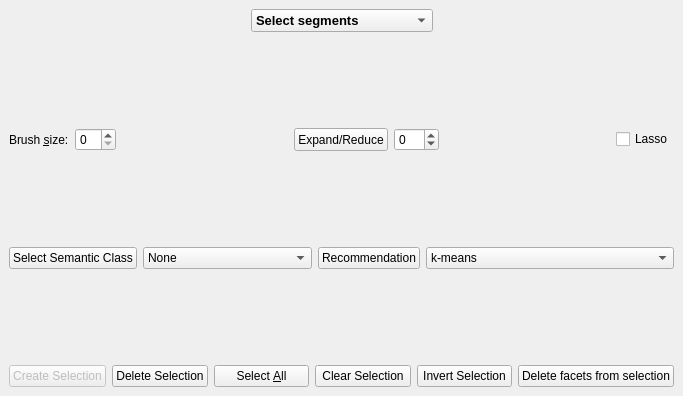
<?xml version="1.0" encoding="UTF-8"?>
<ui version="4.0">
 <class>Selection</class>
 <widget class="QDockWidget" name="Selection">
  <property name="geometry">
   <rect>
    <x>0</x>
    <y>0</y>
    <width>683</width>
    <height>396</height>
   </rect>
  </property>
  <property name="windowTitle">
   <string>Selection</string>
  </property>
  <widget class="QWidget" name="dockWidgetContents">
   <layout class="QVBoxLayout" name="verticalLayout_6">
    <item>
     <layout class="QVBoxLayout" name="verticalLayout_3">
      <item>
       <layout class="QHBoxLayout" name="horizontalLayout_3">
        <item>
         <layout class="QVBoxLayout" name="verticalLayout_2">
          <item>
           <layout class="QHBoxLayout" name="horizontalLayout_5">
            <item>
             <spacer name="horizontalSpacer">
              <property name="orientation">
               <enum>Qt::Horizontal</enum>
              </property>
              <property name="sizeHint" stdset="0">
               <size>
                <width>40</width>
                <height>20</height>
               </size>
              </property>
             </spacer>
            </item>
            <item>
             <widget class="QComboBox" name="Selection_type_combo_box">
              <property name="font">
               <font>
                <pointsize>10</pointsize>
                <weight>75</weight>
                <bold>true</bold>
                <underline>false</underline>
                <strikeout>false</strikeout>
                <stylestrategy>PreferDefault</stylestrategy>
                <kerning>false</kerning>
               </font>
              </property>
              <item>
               <property name="text">
                <string>Select segments</string>
               </property>
              </item>
              <item>
               <property name="text">
                <string>Edit inside one segment</string>
               </property>
              </item>
             </widget>
            </item>
            <item>
             <spacer name="horizontalSpacer_2">
              <property name="orientation">
               <enum>Qt::Horizontal</enum>
              </property>
              <property name="sizeHint" stdset="0">
               <size>
                <width>40</width>
                <height>20</height>
               </size>
              </property>
             </spacer>
            </item>
           </layout>
          </item>
          <item>
           <spacer name="verticalSpacer">
            <property name="orientation">
             <enum>Qt::Vertical</enum>
            </property>
            <property name="sizeHint" stdset="0">
             <size>
              <width>20</width>
              <height>40</height>
             </size>
            </property>
           </spacer>
          </item>
          <item>
           <layout class="QHBoxLayout" name="horizontalLayout">
            <item>
             <widget class="QLabel" name="label">
              <property name="text">
               <string>Brush &amp;size:</string>
              </property>
              <property name="buddy">
               <cstring>Brush_size_spin_box</cstring>
              </property>
             </widget>
            </item>
            <item>
             <widget class="QSpinBox" name="Brush_size_spin_box"/>
            </item>
            <item>
             <spacer name="horizontalSpacer_6">
              <property name="orientation">
               <enum>Qt::Horizontal</enum>
              </property>
              <property name="sizeHint" stdset="0">
               <size>
                <width>40</width>
                <height>20</height>
               </size>
              </property>
             </spacer>
            </item>
            <item>
             <widget class="QPushButton" name="Expand_reduce_button">
              <property name="sizePolicy">
               <sizepolicy hsizetype="Minimum" vsizetype="Minimum">
                <horstretch>0</horstretch>
                <verstretch>0</verstretch>
               </sizepolicy>
              </property>
              <property name="text">
               <string>Expand/Reduce</string>
              </property>
             </widget>
            </item>
            <item>
             <widget class="QSpinBox" name="Expand_reduce_spin_box">
              <property name="sizePolicy">
               <sizepolicy hsizetype="Minimum" vsizetype="Minimum">
                <horstretch>0</horstretch>
                <verstretch>0</verstretch>
               </sizepolicy>
              </property>
              <property name="minimum">
               <number>-50</number>
              </property>
              <property name="maximum">
               <number>50</number>
              </property>
             </widget>
            </item>
            <item>
             <spacer name="horizontalSpacer_3">
              <property name="orientation">
               <enum>Qt::Horizontal</enum>
              </property>
              <property name="sizeHint" stdset="0">
               <size>
                <width>40</width>
                <height>20</height>
               </size>
              </property>
             </spacer>
            </item>
            <item>
             <widget class="QCheckBox" name="lassoCheckBox">
              <property name="text">
               <string>Lasso</string>
              </property>
             </widget>
            </item>
           </layout>
          </item>
          <item>
           <spacer name="verticalSpacer_2">
            <property name="orientation">
             <enum>Qt::Vertical</enum>
            </property>
            <property name="sizeHint" stdset="0">
             <size>
              <width>20</width>
              <height>40</height>
             </size>
            </property>
           </spacer>
          </item>
          <item>
           <layout class="QHBoxLayout" name="horizontalLayout_4">
            <item>
             <widget class="QPushButton" name="SelectClasses">
              <property name="text">
               <string>Select Semantic Class</string>
              </property>
             </widget>
            </item>
            <item>
             <widget class="QComboBox" name="comboBox_2">
              <property name="sizePolicy">
               <sizepolicy hsizetype="Expanding" vsizetype="Fixed">
                <horstretch>0</horstretch>
                <verstretch>0</verstretch>
               </sizepolicy>
              </property>
              <item>
               <property name="text">
                <string>None</string>
               </property>
              </item>
             </widget>
            </item>
            <item>
             <widget class="QPushButton" name="Recommendation_button">
              <property name="text">
               <string>Recommendation</string>
              </property>
             </widget>
            </item>
            <item>
             <widget class="QComboBox" name="comboBox">
              <property name="sizePolicy">
               <sizepolicy hsizetype="Expanding" vsizetype="Fixed">
                <horstretch>0</horstretch>
                <verstretch>0</verstretch>
               </sizepolicy>
              </property>
              <item>
               <property name="text">
                <string>k-means</string>
               </property>
              </item>
              <item>
               <property name="text">
                <string>Region Growing（haven't implemented）</string>
               </property>
              </item>
              <item>
               <property name="text">
                <string>harmonic field（haven't implemented）</string>
               </property>
              </item>
             </widget>
            </item>
           </layout>
          </item>
          <item>
           <spacer name="verticalSpacer_3">
            <property name="orientation">
             <enum>Qt::Vertical</enum>
            </property>
            <property name="sizeHint" stdset="0">
             <size>
              <width>20</width>
              <height>40</height>
             </size>
            </property>
           </spacer>
          </item>
          <item>
           <layout class="QHBoxLayout" name="horizontalLayout_7">
            <item>
             <widget class="QPushButton" name="Create_selection_item_button">
              <property name="enabled">
               <bool>false</bool>
              </property>
              <property name="font">
               <font>
                <weight>50</weight>
                <italic>false</italic>
                <bold>false</bold>
               </font>
              </property>
              <property name="text">
               <string>Create Selection</string>
              </property>
             </widget>
            </item>
            <item>
             <widget class="QPushButton" name="Delete_selection_button">
              <property name="text">
               <string>Delete Selection</string>
              </property>
             </widget>
            </item>
            <item>
             <widget class="QPushButton" name="Select_all_button">
              <property name="toolTip">
               <string extracomment="Select all simplices of Selection Type"/>
              </property>
              <property name="text">
               <string>Select &amp;All</string>
              </property>
             </widget>
            </item>
            <item>
             <widget class="QPushButton" name="Clear_all_button">
              <property name="toolTip">
               <string extracomment="Clear selection for All Types"/>
              </property>
              <property name="text">
               <string>Clear Selection</string>
              </property>
             </widget>
            </item>
            <item>
             <widget class="QPushButton" name="Inverse_selection_button">
              <property name="toolTip">
               <string extracomment="Invert selection for Selection Type"/>
              </property>
              <property name="text">
               <string>Invert Selection</string>
              </property>
             </widget>
            </item>
            <item>
             <widget class="QPushButton" name="Delete_facets_from_selection">
              <property name="text">
               <string>Delete facets from selection</string>
              </property>
             </widget>
            </item>
           </layout>
          </item>
         </layout>
        </item>
       </layout>
      </item>
     </layout>
    </item>
   </layout>
  </widget>
 </widget>
 <resources/>
 <connections/>
</ui>
